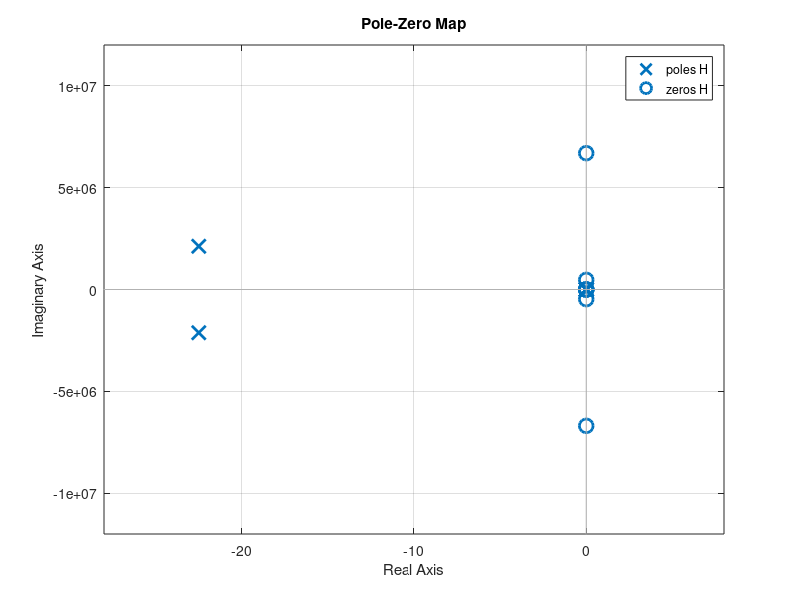
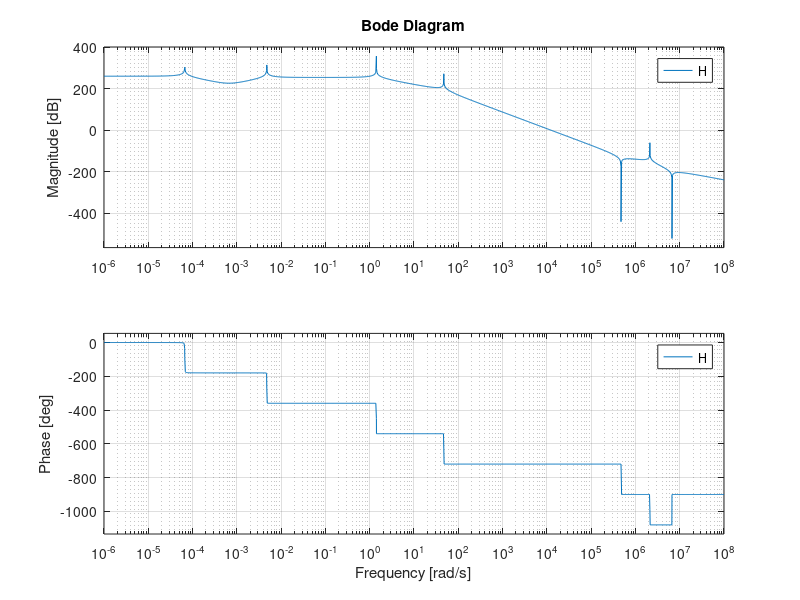

The MATLAB script that drew these images, in order:
clear all;
clc;
close all;

s = tf('s');
a1=2;a2=2;a5=2;a7=2;
a3=9;b2=9;b3=9;
b1=2;b5=2;b8=2;
a6=4;a9=4;b6=4;b7=4;b10=4;b11=4;
b9=9;
a4=81;a8=81;
b4=0.5;

A = a1*10e+3*s^8 + a2*10e-9*s^7 + a3*10e+16*s^6 - a4*10e+2*s^5 + a5*10e+28*s^4 + a6*10e+12*s^3 + a7*10e+17*s^2 + a8*s + a9*10e+15;
B = b1*s^10 + b2*10*s^9 + b3*10e+11*s^8 + b4*10e+10*s^7 + b5*10e+15*s^6 + b6*10e+10*s^5 + b7*10e+15*s^4 + b8*10e+10*s^3 + b9*10e+10*s^2 + b10*10e+4*s + b11*1000;
H = A/B;

figure;
pzmap(H);

figure;
bode(H);